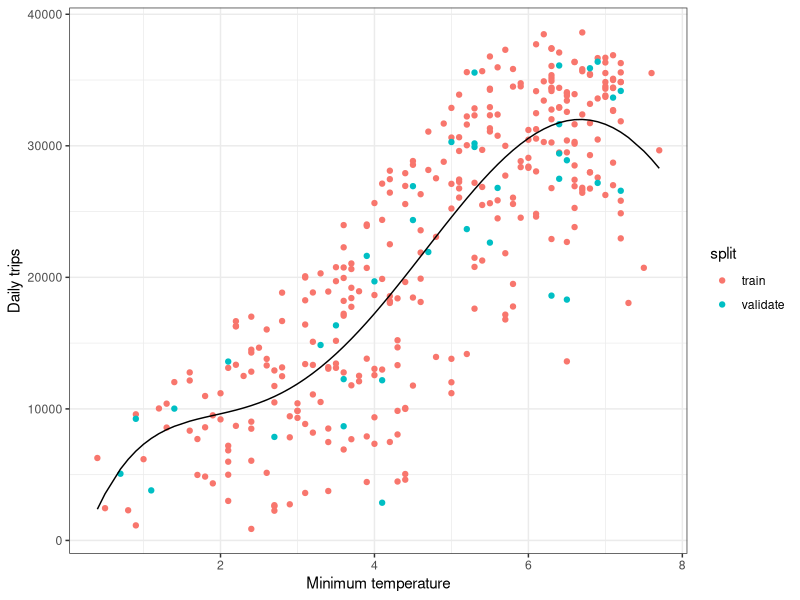
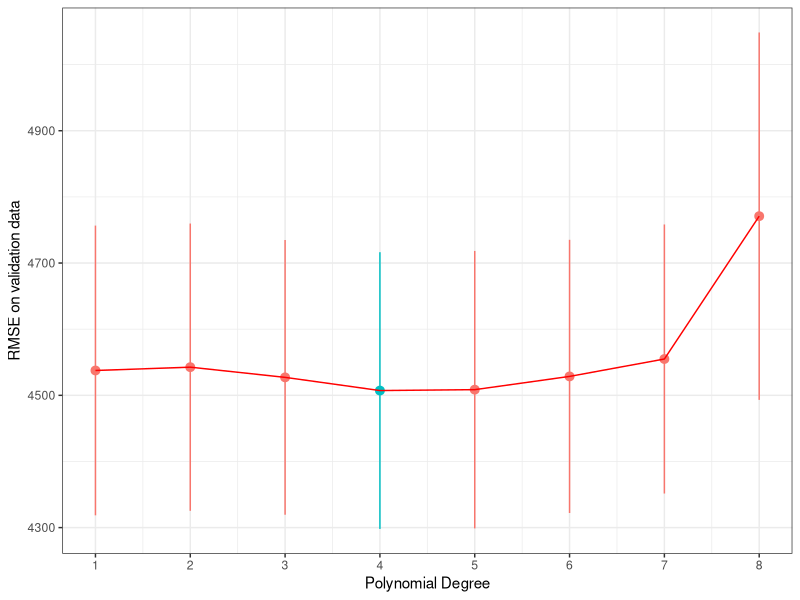
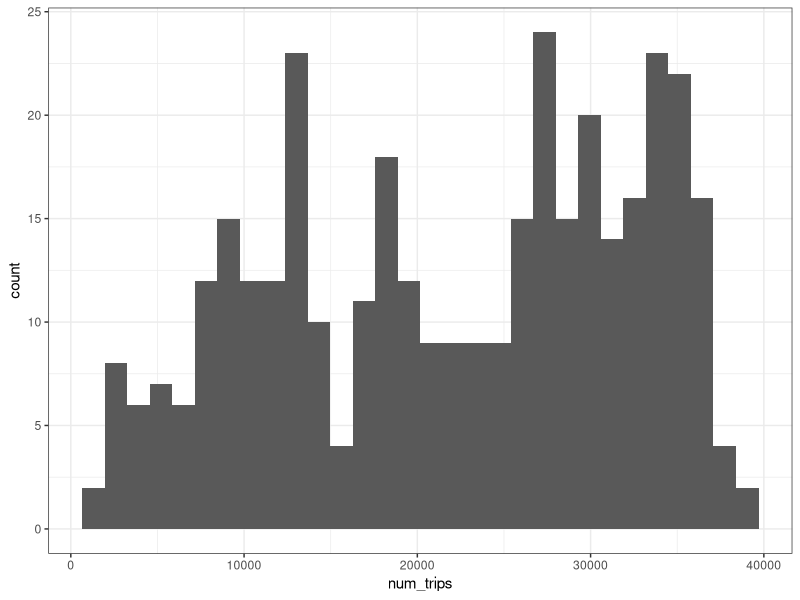
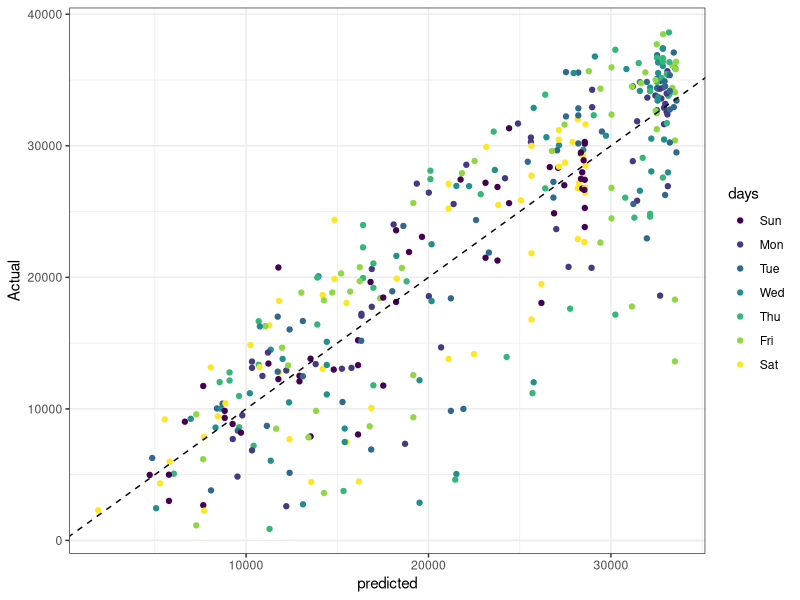
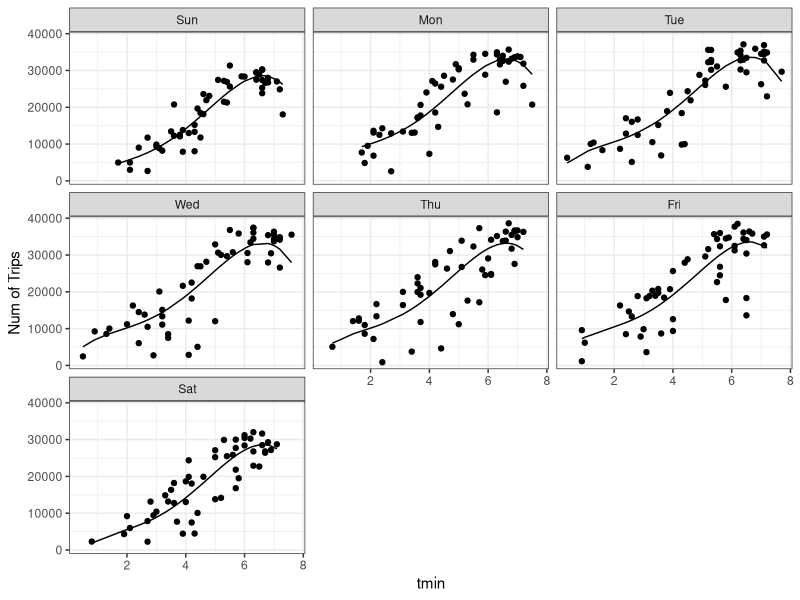
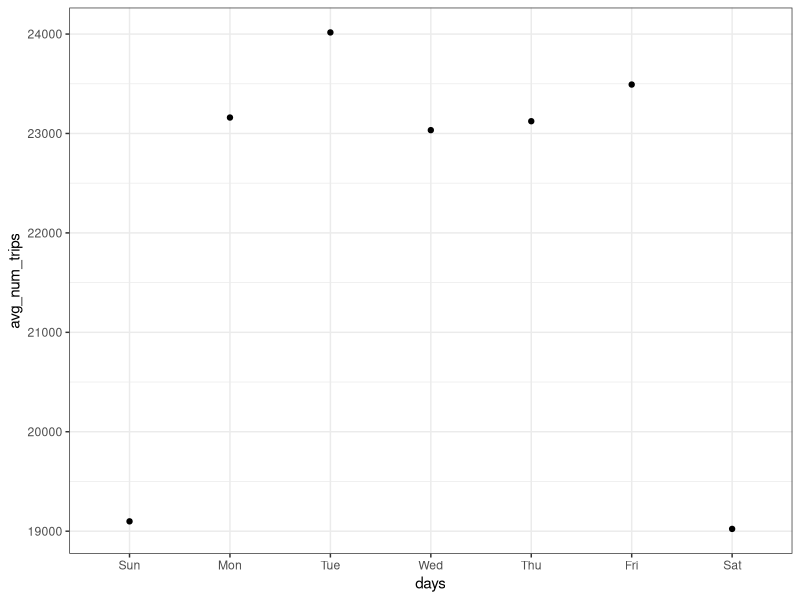
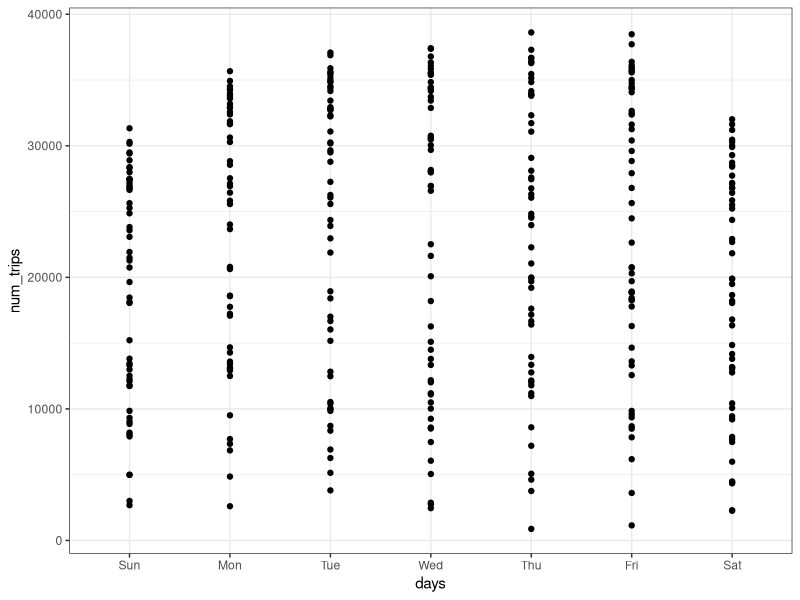
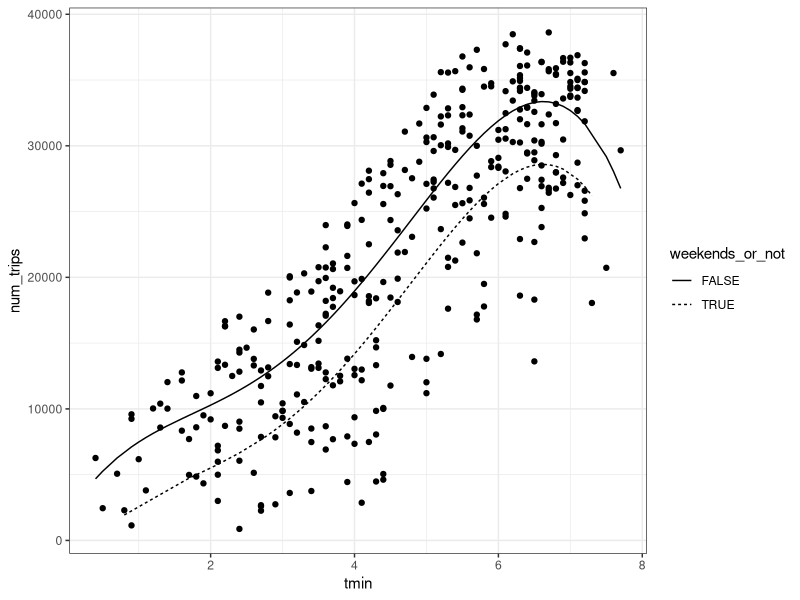

Here is the R script that generated these plots, in order:
## ---- chunk 1
library(tidyverse)
library(scales)
library(modelr)
library(broom)
library (lubridate) 
theme_set(theme_bw())
options(repr.plot.width=4, repr.plot.height=3)
## ---- chunk 2
trips_per_day=read.table(file="trips_per_day.tsv",sep="\t",header=TRUE)
head(trips_per_day)
## ---- chunk 3
#you need to modify the formula accordingly
plotting_model=function(data_train,data_validate,form){
  model <- lm(form, data = data_train)
  
  data_train=data_train%>%
    add_predictions(model) %>%
    mutate(split = "train")
  data_validate=data_validate%>%
    add_predictions(model) %>%
    mutate(split = "validate")
  plot_data=bind_rows(data_train, data_validate)
  
  
  ggplot(plot_data, aes(x = tmin, y = num_trips)) +
    geom_point(aes(color = split)) +
    geom_line(aes(y = pred)) +
    xlab('Minimum temperature') +
    ylab('Daily trips') +
    scale_y_continuous()
}

  
## ---- chunk 4
set.seed(42)

validation_set_approach=function(df,training_prop){
  num_rows=nrow(df)
  num_training=floor(training_prop*num_rows)
  
  ndx=sample(1:num_rows,num_training,replace=F)
  data_training=df[ndx,]#my training data
  data_validating=df[-ndx,]#my validation data
  print(nrow(data_training))
  print(nrow(data_validating))
  
  # fit a model for each polynomial degree
  K <- 1:8
  train_err <- c()
  validate_err <- c()
  for (k in K){
    # fit on the training data; you need to modify the formula accordingly
    model <- lm(num_trips ~ poly(tmin, k, raw = T), data=data_training)
    
    # evaluate on the training data
    train_err[k] <- sqrt(mean((predict(model, data_training) - data_training$num_trips)^2))

    # evaluate on the validate data
    validate_err[k] <- sqrt(mean((predict(model, data_validating) - data_validating$num_trips)^2))
  }
  
  plot_data <- data.frame(K, train_err, validate_err) %>%
    gather("split", "error", -K)
  
  ggplot(plot_data, aes(x=K, y=error, color=split)) +
    geom_line() +
    scale_x_continuous(breaks=K) +
    xlab('Polynomial Degree') +
    ylab('RMSE')
  
  #choose the best model
  form=num_trips ~ poly(tmin, 5, raw = T)
  plotting_model(data_training,data_validating,form )
  
}

validation_set_approach(trips_per_day,0.9)
## ---- chunk 5
trips_per_day=trips_per_day%>%mutate(month=month(as.Date(ymd),label=TRUE))

k_fold_validation=function(num_folds,df){

  num_rows=nrow(df)
  df=df%>%
    mutate(fold=(row_number()%%num_folds+1))
  #head(dfn)
  
  
  # fit a model for each polynomial degree
  K <- 1:8
  avg_validate_err <- c()
  se_validate_err <- c()
  for (k in K) {
    # do k-fold cross-validation within each value of k
    validate_err <- c()
    for (f in 1:num_folds) {
      # fit on the training data
      data_train <- filter(df, fold != f)
      model <- lm(num_trips ~ poly(tmin, k, raw = T)+I(prcp==0)+I(snwd==0)*I(snow==0)+month, data=data_train)
  
      # evaluate on the validation data
      data_validate <- filter(df, fold == f)
      validate_err[f] <- sqrt(mean((predict(model, data_validate) - data_validate$num_trips)^2))
    }
  
    # compute the average validation error across folds
    # and the standard error on this estimate
    avg_validate_err[k] <- mean(validate_err)
    se_validate_err[k] <- sd(validate_err) / sqrt(num_folds)
  }
  # plot the validate error, highlighting the value of k with the lowest average error
  plot_data <- data.frame(K, avg_validate_err, se_validate_err)
  ggplot(plot_data, aes(x=K, y=avg_validate_err)) +
    geom_pointrange(aes(ymin=avg_validate_err - se_validate_err,
                        ymax=avg_validate_err + se_validate_err,
                        color=avg_validate_err == min(avg_validate_err))) +
    geom_line(color = "red") +
    scale_x_continuous(breaks=1:12) +
    theme(legend.position="none") +
    xlab('Polynomial Degree') +
    ylab('RMSE on validation data')
}
k_fold_validation(5,trips_per_day)
## ---- chunk 6
#according to the graph above
#when the polynomial is of degree 4, rmse is minized even though it is not 
#conclusive because of overlapping error bars
model1=lm(num_trips~poly(tmin,4),data=trips_per_day)
rmse(model1,trips_per_day)#rmse that big seems to be reasonable
#summary(model1)

trips_per_day%>%
  ggplot(aes(x=num_trips))+
  geom_histogram()
## ---- chunk 7
trips_per_day=trips_per_day%>%
  mutate(days=wday(as.Date(ymd),label=TRUE))
## ---- chunk 8
model2=lm(num_trips ~ poly(tmin, 4, raw = T)+days, data=trips_per_day)
rmse(model2,trips_per_day)
tidy(model2)

trips_per_day%>%
  add_predictions(model2)%>%
  ggplot(aes(x=pred,y=num_trips,color=days))+
  geom_point()+
  geom_abline(linetype="dashed")+
  #facet_wrap(~days)+
  xlab("predicted")+
  ylab("Actual")

trips_per_day%>%
  add_predictions(model2)%>%
  ggplot(aes(x=tmin,y=num_trips))+
  geom_point()+
  geom_line(aes(y=pred))+
  facet_wrap(~days)+
  xlab("tmin")+
  ylab("Num of Trips")

trips_per_day%>%
  group_by(days)%>%
  summarize(avg_num_trips=mean(num_trips),sd=sd(num_trips),count=n())%>%
  ggplot(aes(x=days,y=avg_num_trips))+
  geom_point()
  
trips_per_day%>%
  ggplot(aes(x=days,y=num_trips))+
  geom_point()
## ---- chunk 9
trips_per_day=trips_per_day%>%mutate(weekends_or_not=(days %in% c("Sat","Sun")))
model3=lm(num_trips ~ poly(tmin, 4, raw = T)+weekends_or_not, data=trips_per_day)
rmse(model3,trips_per_day)
tidy(model3)

trips_per_day%>%
  add_predictions(model3)%>%
  ggplot(aes(x=tmin,y=num_trips))+
  geom_point()+
  geom_line(aes(y=pred,linetype=weekends_or_not))
  #facet_wrap(~weekends_or_not)

trips_per_day%>%
  group_by(weekends_or_not)%>%
  ggplot(aes(x=weekends_or_not,y=num_trips))+
  geom_point()
## ---- chunk 10
trips_per_day%>%
  ggplot(aes(x=snwd,y=num_trips))+
  geom_point()

model4=lm(num_trips ~ poly(tmin, 4, raw = T)+I(snwd==0),data=trips_per_day)
rmse(model4,trips_per_day)
tidy(model4)
## ---- chunk 11
cor(trips_per_day$snow[1:364],trips_per_day$snwd[2:365])

model5=lm(num_trips ~ poly(tmin, 7, raw = T)+I(snwd==0)*I(snow==0),data=trips_per_day)
rmse(model5,trips_per_day)
summary(model5)
## ---- chunk 12
model6=model <- lm(num_trips ~ poly(tmin, 5, raw = T)+I(prcp==0), data=trips_per_day)
rmse(model6,trips_per_day)
tidy(model6)

trips_per_day%>%
  mutate(rain_or_not=prcp==0)%>%
  add_predictions(model6)%>%
  ggplot(aes(x=tmin,y=num_trips))+
  geom_point()+
  geom_line(aes(y=pred,linetype=rain_or_not))
## ---- chunk 13
models=c(as.formula(num_trips~poly(tmin,4)), 
         as.formula(num_trips ~ poly(tmin, 4, raw = T)+days),
         as.formula(num_trips ~ poly(tmin, 4, raw = T)+weekends_or_not),
         as.formula(num_trips ~ poly(tmin, 4, raw = T)+I(snwd==0)),
         as.formula(num_trips ~ poly(tmin, 7, raw = T)+I(snwd==0)*I(snow==0)),
         as.formula(num_trips ~ poly(tmin, 5, raw = T)+I(prcp==0)),
         as.formula(num_trips ~ poly(tmin, 4, raw=T)+I(prcp==0)+weekends_or_not+I(snwd==0)*I(snow==0)+month)
                    )

num_folds=5
df=trips_per_day%>%
    mutate(fold=(row_number()%%num_folds+1))
avg_validate_err <- c()
se_validate_err <- c()

k=1
for (model in models) {
  # do k-fold cross-validation within each value of k
  validate_err <- c()
  for (f in 1:num_folds) {
    # fit on the training data
    data_train <- filter(df, fold != f)
    model <- lm(model, data=data_train)

    # evaluate on the validation data
    data_validate <- filter(df, fold == f)
    validate_err[f] <- sqrt(mean((predict(model, data_validate) - data_validate$num_trips)^2))
  }

  # compute the average validation error across folds
  # and the standard error on this estimate
  avg_validate_err[k] <- mean(validate_err)
  se_validate_err[k] <- sd(validate_err) / sqrt(num_folds)
  k=k+1
}
# plot the validate error, highlighting the value of k with the lowest average error
plot_data <- data.frame(1:7, avg_validate_err, se_validate_err)
ggplot(plot_data, aes(x=X1.7, y=avg_validate_err)) +
  geom_pointrange(aes(ymin=avg_validate_err - se_validate_err,
                      ymax=avg_validate_err + se_validate_err,
                      color=avg_validate_err == min(avg_validate_err))) +
  geom_line(color = "red") +
  scale_x_continuous(breaks=1:12) +
  theme(legend.position="none") +
  xlab('models') +
  ylab('RMSE on validation data')
